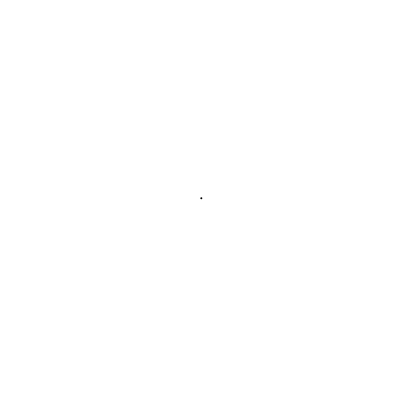
Frame 1 (no input)
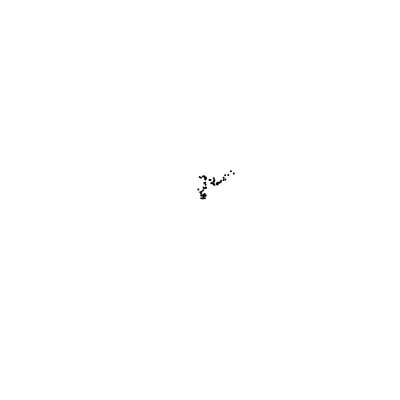
Frame 60 (no input)
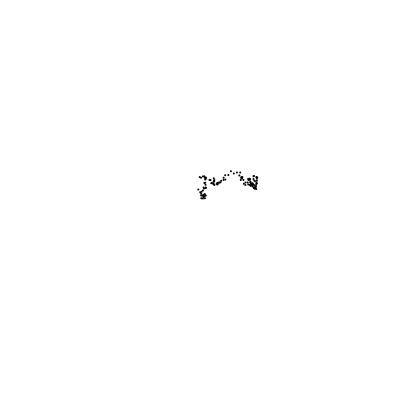
Frame 120 (the mouse pressed at the canvas centre since frame 60)

The p5.js sketch that drew these frames (run headless with seeded random() and noise() and a simulated clock; from frame 60 on, the mouse is pressed at the canvas centre):

// p5.js sketch
// ── sketch.js
let walker;

function setup() {
  createCanvas(400, 400);
  walker = new Walker();
}

function draw() {
  walker.step();
  walker.show();
}

class Walker {
  constructor() {
    this.x = width / 2;
    this.y = height / 2;
  }

  step() {
    this.x += randomGaussian(0, 2);
    this.y += randomGaussian(0, 2);
  }

  show() {
    stroke(0);
    strokeWeight(2);
    point(this.x, this.y);
  }
}
